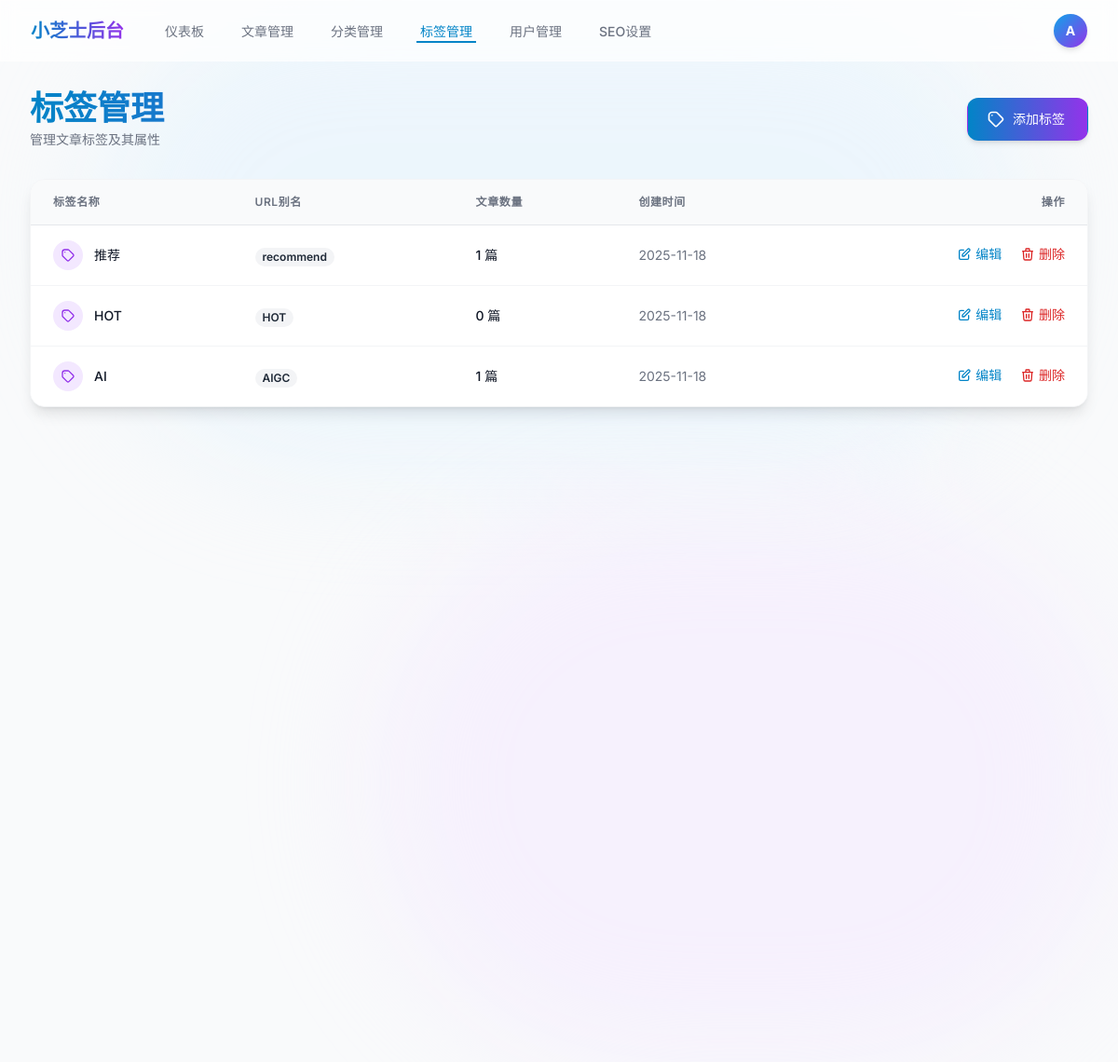
/admin/tags (signed in), run on the app's committed database.
### app/models/__init__.py (models this page shows, shortened)
class User(UserMixin, db.Model):
    __tablename__ = 'users'
    id = db.Column(db.Integer, primary_key=True)
    username = db.Column(db.String(80), unique=True, nullable=False)
    email = db.Column(db.String(120), unique=True, nullable=False)
    password_hash = db.Column(db.String(255), nullable=False)
    first_name = db.Column(db.String(50), nullable=True)
    last_name = db.Column(db.String(50), nullable=True)
    bio = db.Column(db.Text, nullable=True)
    avatar = db.Column(db.String(255), nullable=True)
    role = db.Column(db.String(20), default='user')  # user, editor, admin
    is_active = db.Column(db.Boolean, default=True)
    created_at = db.Column(db.DateTime, default=datetime.utcnow)
    updated_at = db.Column(db.DateTime, default=datetime.utcnow, onupdate=datetime.utcnow)
    posts = db.relationship('Post', backref='author', lazy=True, foreign_keys='Post.user_id')
    comments = db.relationship('Comment', backref='author', lazy=True, foreign_keys='Comment.user_id')

class Tag(db.Model):
    __tablename__ = 'tags'
    id = db.Column(db.Integer, primary_key=True)
    name = db.Column(db.String(50), unique=True, nullable=False)
    slug = db.Column(db.String(50), unique=True, nullable=False)
    created_at = db.Column(db.DateTime, default=datetime.utcnow)
    posts = db.relationship('Post', secondary=post_tags, backref='tags')

### app/admin/__init__.py (the view)
@bp.route('/tags')
def tags():
    tags = Tag.query.order_by(Tag.created_at.desc()).all()
    return render_template('admin/tags/index.html', tags=tags)

### app/admin/__init__.py (called while the page is built)
@bp.before_request
@login_required
def check_admin():
    if current_user.role not in ['admin', 'editor']:
        flash('您没有权限访问管理后台', 'error')
        return redirect(url_for('main.index'))

### app/utils/seo.py (called while the page is built)
def get_seo_settings():
    return SeoSetting.query.first()

def register_seo_functions(app):
    @app.context_processor
    def inject_seo_functions():
        return dict(
            get_post_seo_data=get_post_seo_data,
            get_category_seo_data=get_category_seo_data,
            get_search_seo_data=get_search_seo_data,
            generate_meta_tags=generate_meta_tags
        )

### app/templates/admin/tags/index.html (shortened to what this page needs)
{% extends "admin/base.html" %}
{% block content %}
<div class="animate-fade-in">
    <div class="md:flex md:items-center md:justify-between mb-8">
        <div class="flex-1 min-w-0">
            <h2
                class="text-3xl font-bold leading-7 text-transparent bg-clip-text bg-gradient-to-r from-primary-600 to-purple-600 sm:text-4xl sm:truncate">
            </h2>
            <p class="mt-1 text-sm text-gray-500">管理文章标签及其属性</p>
        </div>
        <div class="mt-4 flex md:mt-0 md:ml-4">
            <a href="{{ url_for('admin.create_tag') }}"
                class="inline-flex items-center px-6 py-3 border border-transparent rounded-xl shadow-md text-sm font-medium text-white bg-gradient-to-r from-primary-600 to-purple-600 hover:from-primary-700 hover:to-purple-700 focus:outline-none focus:ring-2 focus:ring-offset-2 focus:ring-primary-500 transition-all transform hover:-translate-y-0.5">
                添加标签
            </a>
        </div>
    </div>
    <div class="bg-white shadow-lg rounded-2xl overflow-hidden border border-gray-100">
        <div class="overflow-x-auto">
            <table class="min-w-full divide-y divide-gray-200">
                <thead class="bg-gray-50">
                    <tr>
                        <th scope="col"
                            class="px-6 py-4 text-left text-xs font-semibold text-gray-500 uppercase tracking-wider">
                            标签名称
                        </th>
                        <th scope="col"
                            class="px-6 py-4 text-left text-xs font-semibold text-gray-500 uppercase tracking-wider">
                            URL别名
                        </th>
                        <th scope="col"
                            class="px-6 py-4 text-left text-xs font-semibold text-gray-500 uppercase tracking-wider">
                            文章数量
                        </th>
                        <th scope="col"
                            class="px-6 py-4 text-left text-xs font-semibold text-gray-500 uppercase tracking-wider">
                            创建时间
                        </th>
                        <th scope="col"
                            class="px-6 py-4 text-right text-xs font-semibold text-gray-500 uppercase tracking-wider">
                            操作
                        </th>
                    </tr>
                </thead>
                <tbody class="bg-white divide-y divide-gray-100">
                    {% for tag in tags %}
                    <tr class="hover:bg-gray-50 transition-colors duration-150">
                        <td class="px-6 py-4 whitespace-nowrap">
                            <div class="flex items-center">
                                <div
                                    class="flex-shrink-0 h-8 w-8 rounded-full bg-purple-100 flex items-center justify-center text-purple-600">
                                    <svg class="h-4 w-4" fill="none" viewBox="0 0 24 24" stroke="currentColor">
                                        <path stroke-linecap="round" stroke-linejoin="round" stroke-width="2"
                                            d="M7 7h.01M7 3h5c.512 0 1.024.195 1.414.586l7 7a2 2 0 010 2.828l-7 7a2 2 0 01-2.828 0l-7-7A1.994 1.994 0 013 12V7a4 4 0 014-4z" />
                                    </svg>
                                </div>
                                <div class="ml-3">
                                    <div class="text-sm font-medium text-gray-900">{{ tag.name }}</div>
                                </div>
                            </div>
                        </td>
                        <td class="px-6 py-4 whitespace-nowrap">
                            <span
                                class="px-2 inline-flex text-xs leading-5 font-semibold rounded-full bg-gray-100 text-gray-800">
                                {{ tag.slug }}
                            </span>
                        </td>
                        <td class="px-6 py-4 whitespace-nowrap">
                            <div class="text-sm text-gray-900 font-medium">{{ tag.posts|length }} 篇</div>
                        </td>
                        <td class="px-6 py-4 whitespace-nowrap text-sm text-gray-500">
                            {{ tag.created_at.strftime('%Y-%m-%d') }}
                        </td>
                        <td class="px-6 py-4 whitespace-nowrap text-right text-sm font-medium">
                            <a href="{{ url_for('admin.edit_tag', id=tag.id) }}"
                                class="text-primary-600 hover:text-primary-900 mr-4 inline-flex items-center transition-colors">
                                <svg class="w-4 h-4 mr-1" fill="none" viewBox="0 0 24 24" stroke="currentColor">
                                    <path stroke-linecap="round" stroke-linejoin="round" stroke-width="2"
                                        d="M11 5H6a2 2 0 00-2 2v11a2 2 0 002 2h11a2 2 0 002-2v-5m-1.414-9.414a2 2 0 112.828 2.828L11.828 15H9v-2.828l8.586-8.586z" />
                                </svg>
                                编辑
                            </a>
                            <button
                                onclick="if(confirm('确定要删除标签 {{ tag.name }} 吗？')) { document.getElementById('delete-form-{{ tag.id }}').submit(); }"
                                class="text-red-600 hover:text-red-900 inline-flex items-center transition-colors">
                                <svg class="w-4 h-4 mr-1" fill="none" viewBox="0 0 24 24" stroke="currentColor">
                                    <path stroke-linecap="round" stroke-linejoin="round" stroke-width="2"
                                        d="M19 7l-.867 12.142A2 2 0 0116.138 21H7.862a2 2 0 01-1.995-1.858L5 7m5 4v6m4-6v6m1-10V4a1 1 0 00-1-1h-4a1 1 0 00-1 1v3M4 7h16" />
                                </svg>
                                删除
                            </button>
                        </td>
                    </tr>
                    {% endfor %}
                </tbody>
            </table>
        </div>
    </div>
</div>
{% endblock %}

### app/templates/admin/base.html (shortened to what this page needs)
<!DOCTYPE html>
<html lang="zh-CN">
<head>
    <script src="https://cdn.tailwindcss.com?plugins=typography,forms,line-clamp"></script>
    <link rel="stylesheet" href="{{ url_for('static', filename='css/style.css') }}">
</head>
<body class="bg-gray-50 font-sans text-gray-800 antialiased selection:bg-primary-500 selection:text-white">
    <div class="fixed inset-0 -z-10 overflow-hidden">
        <div
            class="absolute bottom-0 right-0 w-[800px] h-[600px] bg-purple-100 rounded-full blur-3xl opacity-50 pointer-events-none">
        </div>
    </div>
    <nav class="fixed w-full z-50 top-0 transition-all duration-300 glass">
        <div class="max-w-7xl mx-auto px-4 sm:px-6 lg:px-8">
            <div class="flex justify-between h-16">
                <div class="flex items-center">
                    <div class="flex-shrink-0 flex items-center">
                        <a href="{{ url_for('main.index') }}"
                            class="text-xl font-bold bg-clip-text text-transparent bg-gradient-to-r from-primary-600 to-purple-600 hover:opacity-80 transition-opacity">
                        </a>
                    </div>
                    <div class="hidden md:ml-10 md:flex md:space-x-8">
                        <a href="{{ url_for('admin.dashboard') }}"
                            class="{% if request.endpoint == 'admin.dashboard' %}text-primary-600 border-b-2 border-primary-600{% else %}text-gray-500 hover:text-gray-700 hover:border-gray-300 border-b-2 border-transparent{% endif %} inline-flex items-center px-1 pt-1 text-sm font-medium transition-all duration-200">
                            仪表板
                        </a>
                        <a href="{{ url_for('admin.posts') }}"
                            class="{% if 'admin.posts' in request.endpoint or 'admin.create_post' in request.endpoint or 'admin.edit_post' in request.endpoint %}text-primary-600 border-b-2 border-primary-600{% else %}text-gray-500 hover:text-gray-700 hover:border-gray-300 border-b-2 border-transparent{% endif %} inline-flex items-center px-1 pt-1 text-sm font-medium transition-all duration-200">
                            文章管理
                        </a>
                        <a href="{{ url_for('admin.categories') }}"
                            class="{% if 'admin.categories' in request.endpoint or 'admin.create_category' in request.endpoint or 'admin.edit_category' in request.endpoint %}text-primary-600 border-b-2 border-primary-600{% else %}text-gray-500 hover:text-gray-700 hover:border-gray-300 border-b-2 border-transparent{% endif %} inline-flex items-center px-1 pt-1 text-sm font-medium transition-all duration-200">
                            分类管理
                        </a>
                        <a href="{{ url_for('admin.tags') }}"
                            class="{% if 'admin.tags' in request.endpoint or 'admin.create_tag' in request.endpoint or 'admin.edit_tag' in request.endpoint %}text-primary-600 border-b-2 border-primary-600{% else %}text-gray-500 hover:text-gray-700 hover:border-gray-300 border-b-2 border-transparent{% endif %} inline-flex items-center px-1 pt-1 text-sm font-medium transition-all duration-200">
                            标签管理
                        </a>
                        <a href="{{ url_for('admin.users') }}"
                            class="{% if 'admin.users' in request.endpoint or 'admin.create_user' in request.endpoint or 'admin.edit_user' in request.endpoint %}text-primary-600 border-b-2 border-primary-600{% else %}text-gray-500 hover:text-gray-700 hover:border-gray-300 border-b-2 border-transparent{% endif %} inline-flex items-center px-1 pt-1 text-sm font-medium transition-all duration-200">
                            用户管理
                        </a>
                        <a href="{{ url_for('admin_seo.index') }}"
                            class="{% if 'admin_seo' in request.endpoint %}text-primary-600 border-b-2 border-primary-600{% else %}text-gray-500 hover:text-gray-700 hover:border-gray-300 border-b-2 border-transparent{% endif %} inline-flex items-center px-1 pt-1 text-sm font-medium transition-all duration-200">
                            SEO设置
                        </a>
                    </div>
                </div>
                <div class="flex items-center space-x-4">
                    <div class="flex items-center">
                        <div class="relative ml-3 group">
                            <button
                                class="flex items-center max-w-xs text-sm rounded-full focus:outline-none focus:ring-2 focus:ring-offset-2 focus:ring-primary-500 transition-transform transform group-hover:scale-105">
                                <div
                                    class="h-9 w-9 rounded-full bg-gradient-to-br from-primary-500 to-purple-600 text-white flex items-center justify-center font-bold shadow-md">
                                    {{ current_user.username[0].upper() }}
                                </div>
                            </button>
                        </div>
                    </div>
                </div>
            </div>
        </div>
    </nav>
    <main class="pt-24 pb-12 min-h-screen relative z-0">
        <div class="max-w-7xl mx-auto px-4 sm:px-6 lg:px-8">
            {% block content %}{% endblock %}
        </div>
    </main>
</body>
</html>

### app/static/css/style.css (style rules this page uses)
.glass { background: rgba(255, 255, 255, 0.7); backdrop-filter: blur(10px); -webkit-backdrop-filter: blur(10px); border: 1px solid rgba(255, 255, 255, 0.3); }
.animate-fade-in { animation: fadeIn 0.6s ease-out forwards; }

### data on the page
User: username "A"
Tag: name "推荐", slug "recommend", posts|length "1", created_at "2025-11-18"
Tag: name "HOT", slug "HOT", posts|length "0", created_at "2025-11-18"
Tag: name "AI", slug "AIGC", posts|length "1", created_at "2025-11-18"
